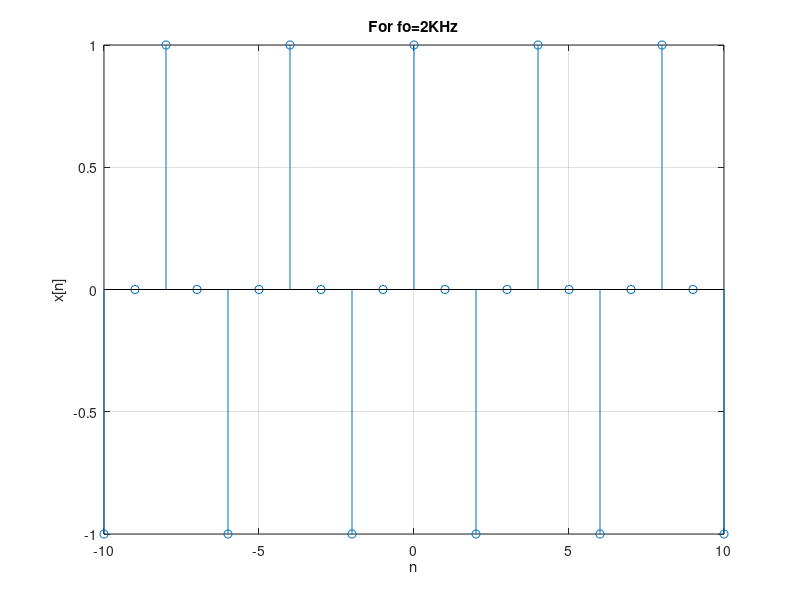

This figure's MATLAB source:
n=-10:1:10;
x=cos(2*pi*(2/8)*n);
stem(n,x)
xlim([-10.0 10.0])
ylim([-1.00 1.00])
grid on
title('For fo=2KHz')
xlabel('n')
ylabel('x[n]')
